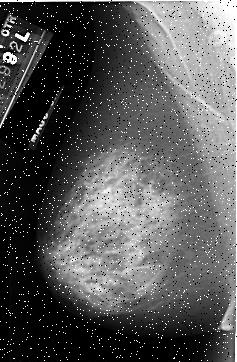
#> input picture DRLSE/images/Original_3_b3.jpg, 237 x 362 px, given in place of mammograph.tif, which was not available
$ jupyter execute --allow-errors Copy_of_PIB_operacions_basiques.ipynb   (text cells are left out)
#> lines starting #> are read from the running program, lines starting #| are printed output that depends on the picture; pictures that were not available may be replaced by others from this repository, and a replacement may not be noted
[cell 1]
from google.colab import files # load skimage libraries
import io
uploaded = files.upload()
#> the answer given: Original_3_b3.jpg

[cell 2]
from google.colab import drive
drive.mount('/content/drive')

[cell 3]
import skimage as sk # load skimage libraries
from skimage import io
I = sk.io.imread('mammograph.tif') # read image using imread function
#> I is the input picture: shape (362, 237); min 0, max 255, mean 88.5

[cell 4]
I.shape
#> Out = (362, 237)

[cell 5]
I.dtype

[cell 6]
import numpy as np
np.mean(I);

[cell 7]
np.min(I);

[cell 8]
np.max(I)
#> Out = 255

[cell 9]
import matplotlib.pyplot as plt
fig = plt.figure(figsize=(10,6))
sk.io.imshow(I) # visualize image using imshow function
sk.io.show()

[cell 10]
from google.colab import drive
drive.mount('/content/drive')

[cell 11]
file_path ='/content/drive/MyDrive/PIB/pneumo.jpg'
I1 = sk.io.imread(file_path) # read image using imread function
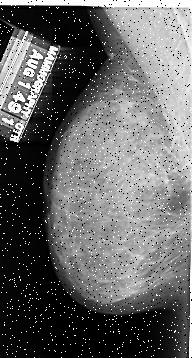
#> input picture DRLSE/images/Original_4_b4.jpg, 192 x 358 px, given in place of pneumo.jpg, which was not available
#> I1 is the input picture: shape (358, 192); min 0, max 255, mean 103.3
I1.shape
#> Out = (358, 192)

[cell 12]
fig = plt.figure(figsize=(10,6))
sk.io.imshow(I1) # visualize image using imshow function
sk.io.show()

[cell 13]
import matplotlib.pyplot as plt
import numpy as np


fig = plt.figure(figsize=(14, 6))
plt.subplot(121)
plt.imshow(I) # visualize image using imshow function
plt.title('Primera imatge')

plt.subplot(122)
plt.imshow(I1) # visualize image using imshow function
plt.title('Segona imatge')
plt.show()
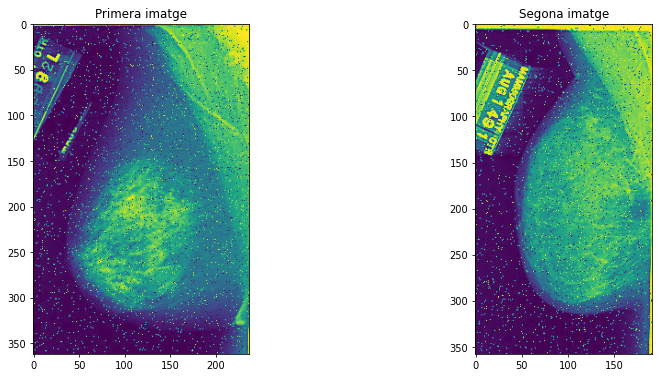
#> figure drawn by matplotlib, 2 panels

[cell 14]
plt.savefig('dues_imatges.png')

[cell 15]
I[0,0] # Pixel value of first row, first column
#> Out = 246

#> (a cell that did not finish here is left out)

#> (a cell that did not finish here is left out)

[cell 18]
import skimage as sk # load skimage libraries
IC = sk.data.astronaut() # load a color image from the skimage built-in dataset
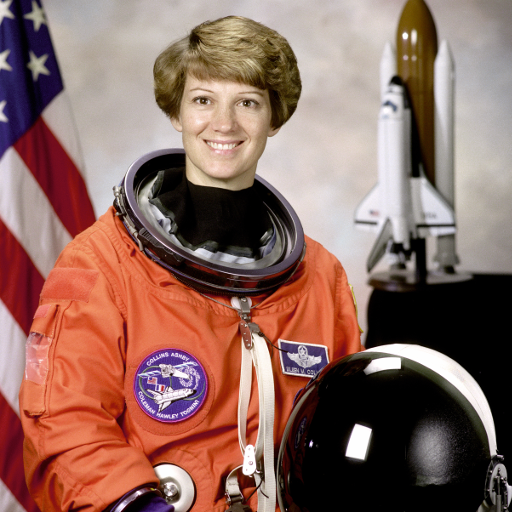
#> input picture skimage.data.astronaut(), 512 x 512 px
#> IC is the input picture: shape (512, 512, 3); mean R, G, B 141.6, 105.8, 96.5
# change colormap to visualize image
sk.io.imshow(IC) # visualize image using imshow function
sk.io.show()
print('M = {} columns, N = {} rows, NC = {} color channels'.format(*IC.shape)) # Print out image size
#| M = 512 columns, N = 512 rows, NC = 3 color channels

[cell 19]
IG = sk.color.rgb2gray(IC)
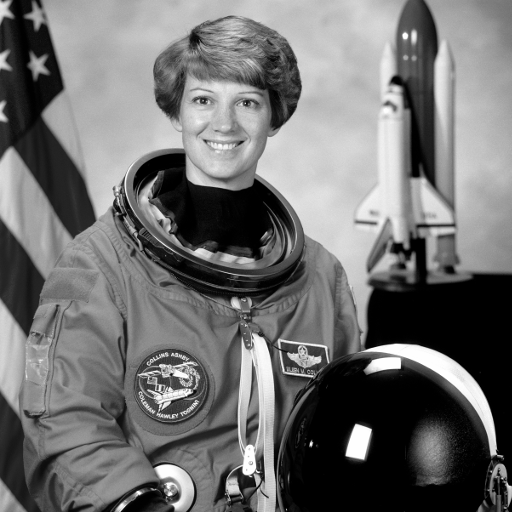
#> IG: shape (512, 512) float64; min 0, max 1, mean 0.442
IG.shape
#> Out = (512, 512)

[cell 20]
fig = plt.figure(figsize=(10,6))
sk.io.imshow(IG) # visualize image using imshow function
sk.io.show()

[cell 21]
IG[0,0]
#> Out = 0.583

[cell 22]
(0.2125*IC[0,0,0] + 0.7154*IC[0,0,1] + 0.0721*IC[0,0,2])/255
#> Out = 0.583

[cell 23]
import matplotlib.pyplot as plt
fig,axes = plt.subplots(1,2,figsize=(12,7))
ax = axes.ravel() # convert axes to a 1d array
im1 = ax[0].imshow(IG,cmap=plt.cm.gray) # visualize image using imshow function using a grayscale colormap
ax[0].set_title('grayscale image with grayscale colormap') # set figure title
fig.colorbar(im1,ax=ax[0],orientation='horizontal') # visualize colorbar
im2 = ax[1].imshow(IG,cmap=plt.cm.jet) # visualize image using imshow function using a grayscale colormap
ax[1].set_title('grayscale image with jet colormap') # set figure title
fig.colorbar(im2,ax=ax[1],orientation='horizontal') # visualize colorbar
sk.io.show()
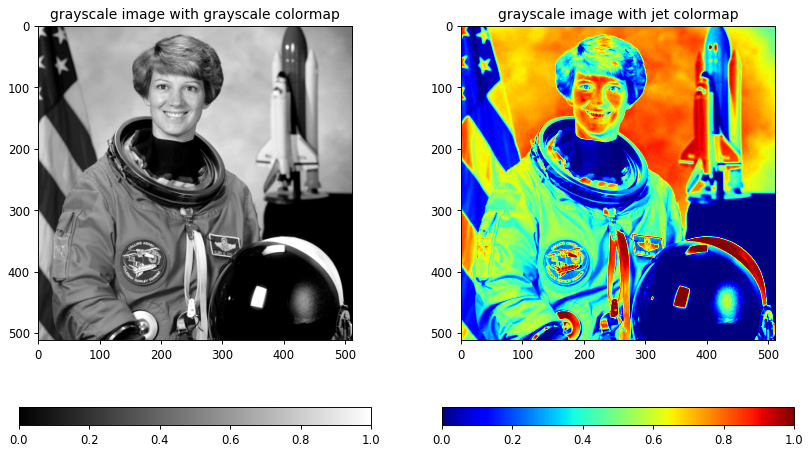
#> figure drawn by matplotlib, 4 panels

[cell 24]
# reshape the uint8 image as 1d array:
v = IG.reshape(IG.shape[0]*IG.shape[1],1)

fig = plt.figure(figsize=(14, 6))
plt.hist(v, bins=256,density=False)
plt.show()
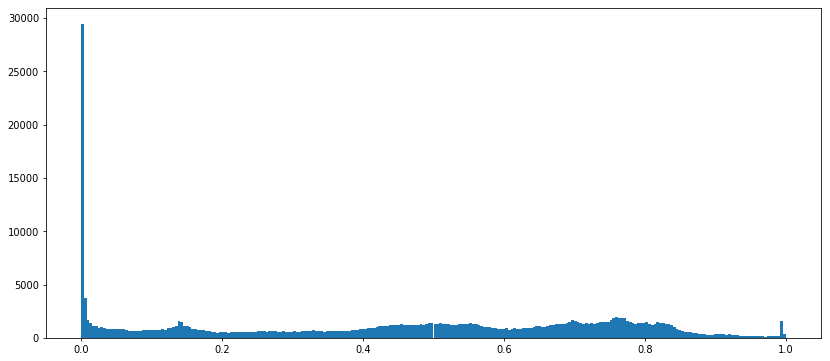
#> figure drawn by matplotlib, 1 panel; tallest bar 29467 high, from x = 0 to 0.00391

[cell 25]
# keep only pixels with a value higher than zero:
v = v[v>0]
fig = plt.figure(figsize=(14, 6))
plt.hist(v, bins=256,density=False)
plt.show()
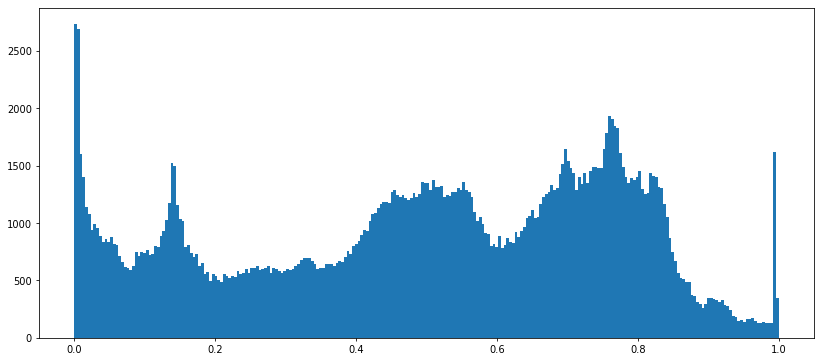
#> figure drawn by matplotlib, 1 panel; tallest bar 2737 high, from x = 0.000283 to 0.00419
